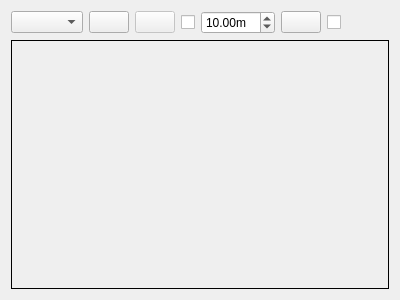
<?xml version="1.0" encoding="UTF-8"?>
<ui version="4.0">
 <class>ImageViewWidget</class>
 <widget class="QWidget" name="ImageViewWidget">
  <property name="enabled">
   <bool>true</bool>
  </property>
  <property name="geometry">
   <rect>
    <x>0</x>
    <y>0</y>
    <width>400</width>
    <height>300</height>
   </rect>
  </property>
  <property name="windowTitle">
   <string>Image View</string>
  </property>
  <layout class="QVBoxLayout" name="verticalLayout" stretch="0,1,0">
   <item>
    <layout class="QHBoxLayout" name="horizontalLayout" stretch="0,0,0,0,0,0,0,1">
     <item>
      <widget class="QComboBox" name="topics_combo_box">
       <property name="sizeAdjustPolicy">
        <enum>QComboBox::AdjustToContents</enum>
       </property>
      </widget>
     </item>
     <item>
      <widget class="QPushButton" name="refresh_topics_push_button"/>
     </item>
     <item>
      <widget class="QPushButton" name="zoom_1_push_button">
       <property name="enabled">
        <bool>false</bool>
       </property>
       <property name="checkable">
        <bool>true</bool>
       </property>
      </widget>
     </item>
     <item>
      <widget class="QCheckBox" name="dynamic_range_check_box">
       <property name="toolTip">
        <string>Dynamic depth range</string>
       </property>
       <property name="text">
        <string/>
       </property>
      </widget>
     </item>
     <item>
      <widget class="QDoubleSpinBox" name="max_range_double_spin_box">
       <property name="toolTip">
        <string>Max depth</string>
       </property>
       <property name="suffix">
        <string>m</string>
       </property>
       <property name="minimum">
        <double>0.010000000000000</double>
       </property>
       <property name="maximum">
        <double>100.000000000000000</double>
       </property>
       <property name="value">
        <double>10.000000000000000</double>
       </property>
      </widget>
     </item>
     <item>
      <widget class="QPushButton" name="save_as_image_push_button">
       <property name="toolTip">
        <string>Save as image</string>
       </property>
       <property name="iconSize">
        <size>
         <width>16</width>
         <height>16</height>
        </size>
       </property>
      </widget>
     </item>
     <item>
      <widget class="QCheckBox" name="roi_select_check_box">
       <property name="toolTip">
        <string>Region of Interest Selector</string>
       </property>
       <property name="text">
        <string/>
       </property>
      </widget>
     </item>
     <item>
      <spacer name="horizontalSpacer">
       <property name="orientation">
        <enum>Qt::Horizontal</enum>
       </property>
       <property name="sizeHint" stdset="0">
        <size>
         <width>40</width>
         <height>20</height>
        </size>
       </property>
      </spacer>
     </item>
    </layout>
   </item>
   <item>
    <layout class="QHBoxLayout" name="horizontalLayout_2" stretch="1,0">
     <property name="spacing">
      <number>0</number>
     </property>
     <item>
      <widget class="rqt_image_view::RatioLayoutedFrame" name="image_frame">
       <property name="sizePolicy">
        <sizepolicy hsizetype="Expanding" vsizetype="Expanding">
         <horstretch>0</horstretch>
         <verstretch>0</verstretch>
        </sizepolicy>
       </property>
       <property name="minimumSize">
        <size>
         <width>80</width>
         <height>60</height>
        </size>
       </property>
       <property name="mouseTracking">
        <bool>true</bool>
       </property>
       <property name="frameShape">
        <enum>QFrame::Box</enum>
       </property>
       <property name="lineWidth">
        <number>1</number>
       </property>
      </widget>
     </item>
     <item>
      <spacer name="horizontalSpacer_2">
       <property name="orientation">
        <enum>Qt::Horizontal</enum>
       </property>
       <property name="sizeType">
        <enum>QSizePolicy::Expanding</enum>
       </property>
       <property name="sizeHint" stdset="0">
        <size>
         <width>0</width>
         <height>20</height>
        </size>
       </property>
      </spacer>
     </item>
    </layout>
   </item>
   <item>
    <spacer name="verticalSpacer">
     <property name="orientation">
      <enum>Qt::Vertical</enum>
     </property>
     <property name="sizeHint" stdset="0">
      <size>
       <width>20</width>
       <height>0</height>
      </size>
     </property>
    </spacer>
   </item>
  </layout>
 </widget>
 <customwidgets>
  <customwidget>
   <class>rqt_image_view::RatioLayoutedFrame</class>
   <extends>QFrame</extends>
   <header>rqt_image_view/ratio_layouted_frame.h</header>
   <container>1</container>
  </customwidget>
 </customwidgets>
 <resources/>
 <connections/>
</ui>
